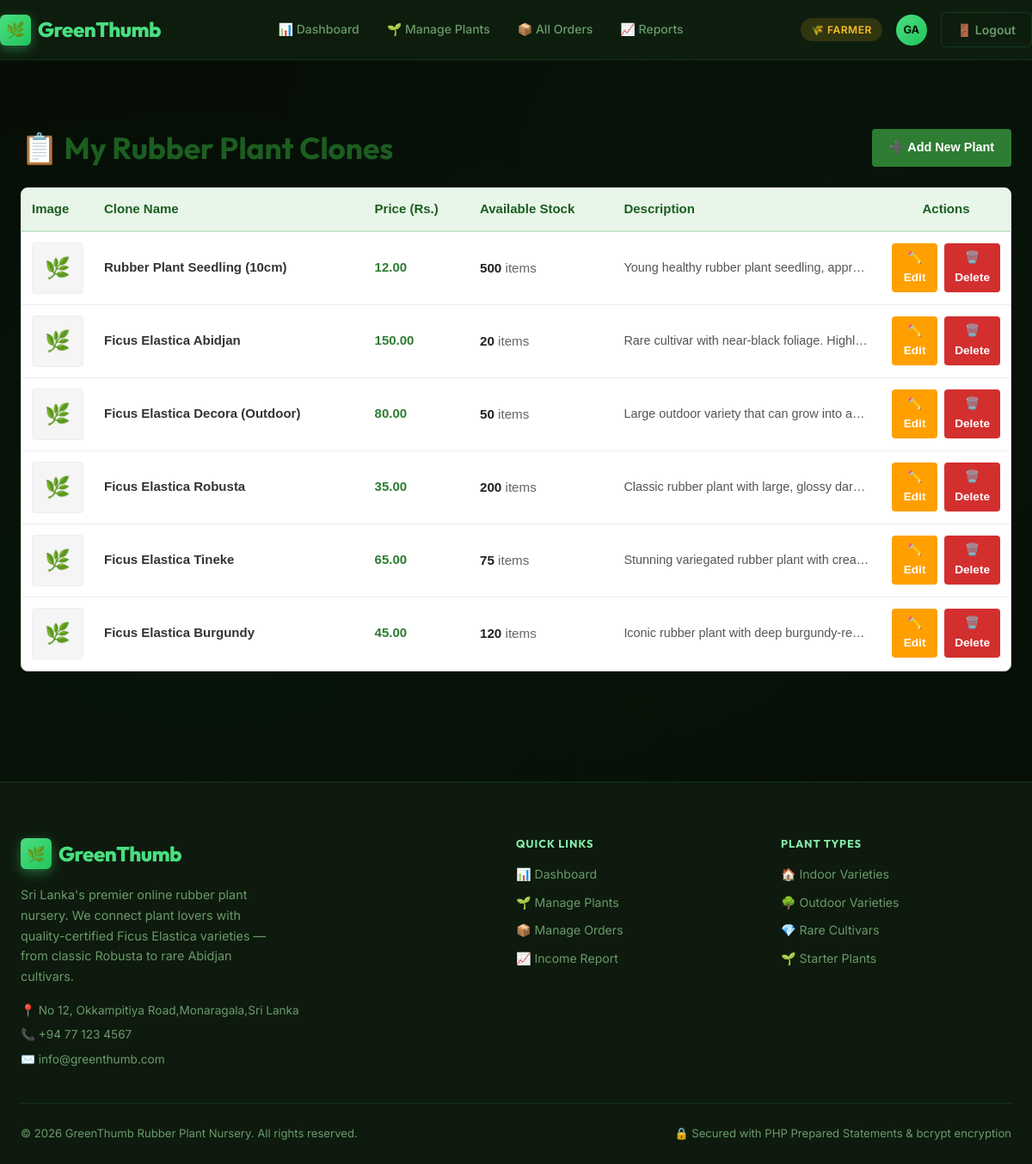
Screenshot of /farmer/manage_plants.php (signed in) with the database file from the repository.
### tables this page shows
CREATE TABLE plants (
    plant_id        INT UNSIGNED        NOT NULL AUTO_INCREMENT,

     
    category_id     INT UNSIGNED        NULL,

     
    plant_name      VARCHAR(150)        NOT NULL,

     
    scientific_name VARCHAR(150)        NULL,

     
    description     TEXT                NULL,

     
     
    price_per_unit  DECIMAL(10, 2)      NOT NULL DEFAULT 0.00,

     
    stock_quantity  INT UNSIGNED        NOT NULL DEFAULT 0,

     
    min_order_qty   INT UNSIGNED        NOT NULL DEFAULT 1,

     
    image_filename  VARCHAR(255)        NULL,

     
    is_available    TINYINT(1)          NOT NULL DEFAULT 1,

     
    created_by      INT UNSIGNED        NULL,    
    created_at      TIMESTAMP           NOT NULL DEFAULT CURRENT_TIMESTAMP,
    updated_at      TIMESTAMP           NOT NULL DEFAULT CURRENT_TIMESTAMP
                                                 ON UPDATE CURRENT_TIMESTAMP,

     
     
     
    PRIMARY KEY (plant_id),

     
    CONSTRAINT chk_price_positive   CHECK (price_per_unit >= 0),
    CONSTRAINT chk_stock_positive   CHECK (stock_quantity >= 0),
    CONSTRAINT chk_min_order        CHECK (min_order_qty  >= 1),

     
    INDEX idx_plants_category   (category_id),    
    INDEX idx_plants_available  (is_available),   
    INDEX idx_plants_created_by (created_by),     

     
     
     
    CONSTRAINT fk_plants_category
        FOREIGN KEY (category_id)
        REFERENCES plant_categories (category_id)
        ON UPDATE CASCADE     
        ON DELETE SET NULL,   

    CONSTRAINT fk_plants_created_by
        FOREIGN KEY (created_by)
        REFERENCES users (user_id)
        ON UPDATE CASCADE
        ON DELETE SET NULL    
);

### farmer/manage_plants.php (the view, shortened to what this page needs)
<?php
require_once __DIR__ . '/../config/db.php';
$action = $_GET['action'] ?? 'view';
require_once __DIR__ . '/../components/header.php';
?>
<div class="container" style="margin-top: var(--space-xl); margin-bottom: var(--space-2xl); font-family: sans-serif;">
    <?php if ($action === 'view'): ?>
        <div style="display: flex; justify-content: space-between; align-items: center; margin-bottom: var(--space-lg);">
            <h2 style="color: #1b5e20; margin: 0; font-weight: bold;">📋 My Rubber Plant Clones</h2>
            <a href="manage_plants.php?action=add" style="background: #2e7d32; color: white; padding: 10px 20px; text-decoration: none; border-radius: 4px; font-weight: bold; font-size: 0.9rem;">
                ➕ Add New Plant
            </a>
        </div>
        <div style="background: white; border: 1px solid #ddd; border-radius: 8px; overflow: hidden; box-shadow: 0 2px 5px rgba(0,0,0,0.05);">
            <table style="width: 100%; border-collapse: collapse; text-align: left;">
                <thead style="background: #e8f5e9; color: #1b5e20;">
                    <tr>
                        <th style="padding: 12px; border-bottom: 2px solid #c8e6c9; width: 80px; font-weight: bold;">Image</th>
                        <th style="padding: 12px; border-bottom: 2px solid #c8e6c9; font-weight: bold;">Clone Name</th>
                        <th style="padding: 12px; border-bottom: 2px solid #c8e6c9; font-weight: bold;">Price (Rs.)</th>
                        <th style="padding: 12px; border-bottom: 2px solid #c8e6c9; font-weight: bold;">Available Stock</th>
                        <th style="padding: 12px; border-bottom: 2px solid #c8e6c9; font-weight: bold;">Description</th>
                        <th style="padding: 12px; border-bottom: 2px solid #c8e6c9; width: 150px; text-align: center; font-weight: bold;">Actions</th>
                    </tr>
                </thead>
                <tbody>
                    <?php
                    $plants_list = $conn->query("SELECT * FROM plants ORDER BY plant_id DESC");
                    if ($plants_list->num_rows > 0):
                        while($row = $plants_list->fetch_assoc()):
                            $pid = $row['plant_id'];
                            $img_check = $conn->query("SELECT image_path FROM plant_images WHERE plant_id = $pid LIMIT 1");
                            $img_row = $img_check->fetch_assoc();
                    ?>
                        <tr style="border-bottom: 1px solid #eee; vertical-align: middle;">
                            <td style="padding: 12px;">
                                <?php if ($img_row && !empty($img_row['image_path'])): ?>
                                    <img src="../uploads/<?= htmlspecialchars($img_row['image_path']) ?>" alt="Plant Image" style="width: 60px; height: 60px; object-fit: cover; border-radius: 4px; border: 1px solid #ccc; display: block;">
                                <?php else: ?>
                                    <div style="width: 60px; height: 60px; background: #f5f5f5; display: flex; align-items: center; justify-content: center; font-size: 1.5rem; border-radius: 4px; color: #bbb; border: 1px solid #eee;">🌿</div>
                                <?php endif; ?>
                            </td>
                            <td style="padding: 12px; font-weight: bold; color: #333;"><?= htmlspecialchars($row['plant_name']) ?></td>
                            <td style="padding: 12px; color: #2e7d32; font-weight: bold;"><?= number_format($row['price_per_unit'], 2) ?></td>
                            <td style="padding: 12px; color: #212121; font-weight: bold; font-size: 0.95rem;">
                                <?= (int)$row['stock_quantity'] ?> <span style="color: #666; font-weight: normal;">items</span>
                            </td>
                            <td style="padding: 12px; color: #555; font-size: 0.9rem; max-width: 250px; white-space: nowrap; overflow: hidden; text-overflow: ellipsis;"><?= htmlspecialchars($row['description']) ?></td>
                            <td style="padding: 12px; text-align: center;">
                                <div style="display: flex; gap: 8px; justify-content: center;">
                                    <a href="edit_plant.php?id=<?= $pid ?>" style="background: #ffa000; color: white; padding: 6px 12px; text-decoration: none; border-radius: 4px; font-size: 0.85rem; font-weight: bold; display: inline-block;">
                                        ✏️ Edit
                                    </a>
                                    <a href="manage_plants.php?action=delete&id=<?= $pid ?>" onclick="return confirm('මෙම පැළය සම්පූර්ණයෙන්ම ඉවත් කිරීමට අවශ්‍යද?');" style="background: #d32f2f; color: white; padding: 6px 12px; text-decoration: none; border-radius: 4px; font-size: 0.85rem; font-weight: bold; display: inline-block;">
                                        🗑️ Delete
                                    </a>
                                </div>
                            </td>
                        </tr>
                    <?php
                        endwhile;
                    else:
                    ?>
                        <tr>
                            <td colspan="6" style="padding: 20px; text-align: center; color: #999;">තාම කිසිම පැළයක් ඇතුළත් කර නැත.</td>
                        </tr>
                    <?php endif; ?>
                </tbody>
            </table>
        </div>
    <?php endif; ?>
</div>
<?php require_once __DIR__ . '/../components/footer.php'; ?>

### css/style.css (style rules this page uses)
:root { --clr-bg-deepest: #060e06; --clr-bg-dark: #0d1a0d; --clr-bg-card: #112211; --clr-bg-elevated: #172917; --clr-primary: #4ade80; --clr-primary-dark: #22c55e; --clr-primary-glow: rgba(74, 222, 128, 0.25); --clr-secondary: #86efac; --clr-accent: #bbf7d0; --clr-danger: #f87171; --clr-danger-bg: rgba(248, 113, 113, 0.1); --clr-warning: #fbbf24; --clr-warning-bg: rgba(251, 191, 36, 0.1); --clr-success: #4ade80; --clr-success-bg: rgba(74, 222, 128, 0.1); --clr-info: #60a5fa; --clr-info-bg: rgba(96, 165, 250, 0.1); --clr-text-primary: #f0fdf4; --clr-text-muted: #6b9a6b; --clr-text-link: #4ade80; --clr-border: rgba(74, 222, 128, 0.15); --clr-border-focus: rgba(74, 222, 128, 0.6); --glass-bg: rgba(17, 34, 17, 0.75); --glass-blur: blur(18px); --glass-border: 1px solid rgba(74, 222, 128, 0.12); --font-heading: 'Outfit', sans-serif; --font-body: 'Inter', sans-serif; --space-xs: 4px; --space-sm: 8px; --space-md: 16px; --space-lg: 24px; --space-xl: 40px; --space-2xl: 64px; --radius-sm: 6px; --radius-md: 12px; --radius-lg: 20px; --radius-xl: 32px; --radius-pill: 999px; --shadow-sm: 0 1px 4px rgba(0,0,0,0.4); --shadow-md: 0 4px 20px rgba(0,0,0,0.5); --shadow-lg: 0 12px 48px rgba(0,0,0,0.6); --shadow-glow: 0 0 32px rgba(74, 222, 128, 0.18); --transition-fast: all 0.15s ease; --transition-normal: all 0.25s ease; --transition-slow: all 0.4s cubic-bezier(0.4, 0, 0.2, 1); --navbar-h: 70px; }
*, *::before, *::after { box-sizing: border-box; margin: 0; padding: 0; }
html { scroll-behavior: smooth; -webkit-text-size-adjust: 100%; }
body { font-family: var(--font-body); background-color: var(--clr-bg-deepest); color: var(--clr-text-primary); font-size: 15px; line-height: 1.65; min-height: 100vh; background-image: radial-gradient(ellipse at 20% 50%, rgba(34, 197, 94, 0.04) 0%, transparent 60%), radial-gradient(ellipse at 80% 20%, rgba(74, 222, 128, 0.03) 0%, transparent 50%); }
a { color: var(--clr-text-link); text-decoration: none; transition: var(--transition-fast); }
h1, h2, h3, h4, h5, h6 { font-family: var(--font-heading); font-weight: 700; line-height: 1.2; color: var(--clr-text-primary); }
h2 { font-size: clamp(1.5rem, 4vw, 2.2rem); }
.container { width: min(1200px, calc(100% - 48px)); margin-inline: auto; }

### rows the page displays
plants: plant_name "Rubber Plant Seedling (10cm)", price_per_unit "12.00", stock_quantity "500", description "Young healthy rubber plant seedling, appr…"
plants: plant_name "Ficus Elastica Abidjan", price_per_unit "150.00", stock_quantity "20", description "Rare cultivar with near-black foliage. Highl…"
plants: plant_name "Ficus Elastica Decora (Outdoor)", price_per_unit "80.00", stock_quantity "50", description "Large outdoor variety that can grow into an…"
plants: plant_name "Ficus Elastica Robusta", price_per_unit "35.00", stock_quantity "200", description "Classic rubber plant with large, glossy dark…"
plants: plant_name "Ficus Elastica Tineke", price_per_unit "65.00", stock_quantity "75", description "Stunning variegated rubber plant with crea…"
plants: plant_name "Ficus Elastica Burgundy", price_per_unit "45.00", stock_quantity "120", description "Iconic rubber plant with deep burgundy-red…"

### other values shown
$user_role "FARMER"
$user_initials "GA"
